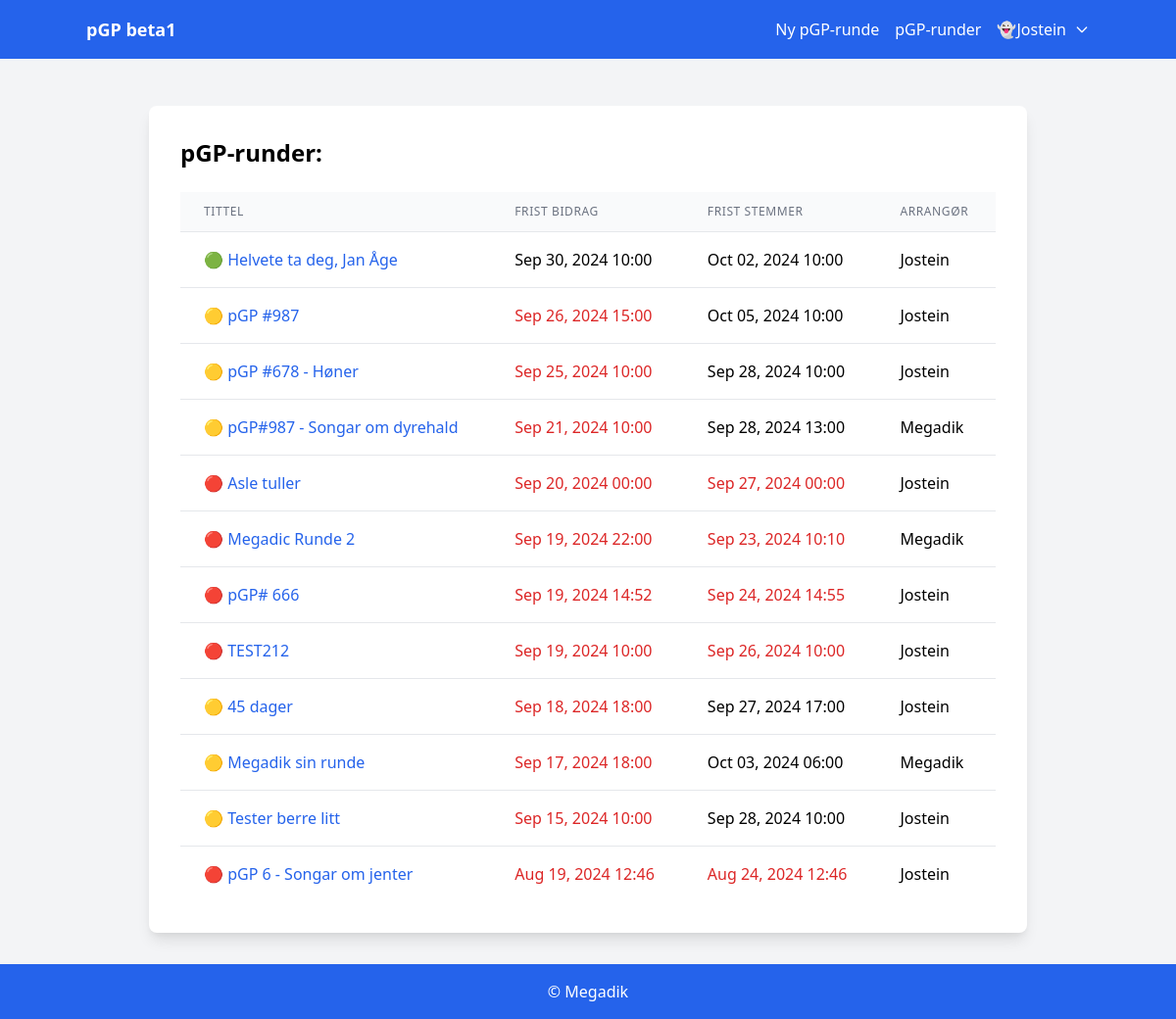
Page /rounds/ (signed in) on the committed database.
### app/models.py (models this page shows, shortened)
class Round(models.Model):
    name = models.CharField(max_length=100)
    description = models.TextField()
    start_date = models.DateTimeField()
    end_date = models.DateTimeField()
    playlist_released = models.BooleanField(default=False)
    organizer = models.ForeignKey(User, on_delete=models.CASCADE)
    playlist_url = models.URLField(blank=True, null=True)
    release_time = models.DateTimeField(null=True, blank=True)
    round_finished = models.BooleanField(default=False)

class Player(models.Model):
    user = models.OneToOneField(User, on_delete=models.CASCADE)
    nickname = models.CharField(max_length=100)

### app/views.py (the view)
# urls.py: path('rounds/', views.round_list, name='round_list'),
@login_required
def round_list(request):
    rounds = Round.objects.all().order_by('-start_date')
    return render(request, 'app/round_list.html', {'rounds': rounds, 'now': timezone.now()})

### app/templates/app/round_list.html (shortened to what this page needs)
{% extends 'base.html' %}
{% block content %}
<div class="max-w-4xl mx-auto bg-white shadow-lg rounded-lg p-8 mt-12">
    <h1 class="text-2xl font-bold mb-6">pGP-runder:</h1>
    <form>
        <div class="overflow-x-auto">
            <table class="min-w-full divide-y divide-gray-200 hidden md:table">
                <thead class="bg-gray-50">
                    <tr>
                        <th class="px-6 py-3 text-left text-xs font-medium text-gray-500 uppercase tracking-wider">Tittel</th>
                        <th class="px-6 py-3 text-left text-xs font-medium text-gray-500 uppercase tracking-wider">Frist bidrag</th>
                        <th class="px-6 py-3 text-left text-xs font-medium text-gray-500 uppercase tracking-wider">Frist stemmer</th>
                        <th class="px-6 py-3 text-left text-xs font-medium text-gray-500 uppercase tracking-wider">Arrangør</th>
                    </tr>
                </thead>
                <tbody class="bg-white divide-y divide-gray-200">
                    {% for round in rounds %}
                        <tr>
                            <td class="px-6 py-4 whitespace-nowrap">
                                <a href="{% url 'round_detail' pk=round.pk %}" class="text-blue-600 hover:underline">
                                    {% if round.start_date > now %}
                                        🟢
                                    {% elif round.start_date <= now and round.end_date > now %}
                                        🟡
                                    {% else %}
                                        🔴
                                    {% endif %}
                                    {{ round.name }}
                                </a>
                            </td>
                            <td class="px-6 py-4 whitespace-nowrap {% if round.start_date < now %}text-red-600{% endif %}">
                                {{ round.start_date|date:"M d, Y H:i" }}
                            </td>
                            <td class="px-6 py-4 whitespace-nowrap {% if round.end_date < now %}text-red-600{% endif %}">
                                {{ round.end_date|date:"M d, Y H:i" }}
                            </td>
                            <td class="px-6 py-4 whitespace-nowrap">
                                {% if round.organizer.player %}
                                    {{ round.organizer.player.nickname }}
                                {% else %}
                                    No nickname
                                {% endif %}
                            </td>
                        </tr>
                    {% empty %}
                        <tr>
                            <td colspan="4" class="px-6 py-4 text-center">No rounds available.</td>
                        </tr>
                    {% endfor %}
                </tbody>
            </table>
        </div>
    </form>
</div>
{% endblock %}

### app/templates/base.html (shortened to what this page needs)
<!DOCTYPE html>
<html lang="en">
  <head>
    <link
      href="https://cdn.jsdelivr.net/npm/tailwindcss@2.2.19/dist/tailwind.min.css"
      rel="stylesheet"
    />
    <link
      rel="stylesheet"
      href="https://cdnjs.cloudflare.com/ajax/libs/font-awesome/6.0.0-beta3/css/all.min.css"
    />
  </head>
  <body class="bg-gray-100">
    <nav class="bg-blue-600 p-4 text-white">
      <div class="container mx-auto flex items-center justify-between">
        <a href="/" class="font-bold text-lg">pGP beta1</a>
        <ul class="flex items-center space-x-4">
          <li>
            <a href="{% url 'create_round' %}" class="hover:underline"
              >Ny pGP-runde</a
            >
          </li>
          <li>
            <a href="{% url 'round_list' %}" class="hover:underline"
              >pGP-runder</a
            >
          </li>
          {% if user.is_authenticated %}
          <li class="relative">
            <button
              id="user-menu"
              class="flex items-center space-x-2 focus:outline-none"
            >
              <span>👻{{ user.username }}</span>
              <svg
                class="w-4 h-4 ml-1"
                fill="none"
                stroke="currentColor"
                viewBox="0 0 24 24"
                xmlns="http://www.w3.org/2000/svg"
              >
                <path
                  stroke-linecap="round"
                  stroke-linejoin="round"
                  stroke-width="2"
                  d="M19 9l-7 7-7-7"
                ></path>
              </svg>
            </button>
          </li>
          {% else %}
          <li>
            <a href="{% url 'login' %}" class="hover:underline">Logg inn</a>
          </li>
          {% endif %}
        </ul>
      </div>
    </nav>
    <div class="container mx-auto my-8">
       {% block content %} {% endblock %}
    </div>
    <footer class="text-center py-4 bg-blue-600 text-white">
      &copy; Megadik
    </footer>
  </body>
</html>

### rows in the picture
Round: name "Helvete ta deg, Jan Åge", start_date "Sep 30, 2024 10:00", end_date "Oct 02, 2024 10:00", organizer.player.nickname "Jostein"
Round: name "pGP #987", start_date "Sep 26, 2024 15:00", end_date "Oct 05, 2024 10:00", organizer.player.nickname "Jostein"
Round: name "pGP #678 - Høner", start_date "Sep 25, 2024 10:00", end_date "Sep 28, 2024 10:00", organizer.player.nickname "Jostein"
Round: name "pGP#987 - Songar om dyrehald", start_date "Sep 21, 2024 10:00", end_date "Sep 28, 2024 13:00", organizer.player.nickname "Megadik"
Round: name "Asle tuller", start_date "Sep 20, 2024 00:00", end_date "Sep 27, 2024 00:00", organizer.player.nickname "Jostein"
Round: name "Megadic Runde 2", start_date "Sep 19, 2024 22:00", end_date "Sep 23, 2024 10:10", organizer.player.nickname "Megadik"
Round: name "pGP# 666", start_date "Sep 19, 2024 14:52", end_date "Sep 24, 2024 14:55", organizer.player.nickname "Jostein"
Round: name "TEST212", start_date "Sep 19, 2024 10:00", end_date "Sep 26, 2024 10:00", organizer.player.nickname "Jostein"
Round: name "45 dager", start_date "Sep 18, 2024 18:00", end_date "Sep 27, 2024 17:00", organizer.player.nickname "Jostein"
Round: name "Megadik sin runde", start_date "Sep 17, 2024 18:00", end_date "Oct 03, 2024 06:00", organizer.player.nickname "Megadik"
Round: name "Tester berre litt", start_date "Sep 15, 2024 10:00", end_date "Sep 28, 2024 10:00", organizer.player.nickname "Jostein"
Round: name "pGP 6 - Songar om jenter", start_date "Aug 19, 2024 12:46", end_date "Aug 24, 2024 12:46", organizer.player.nickname "Jostein"

### other values in the picture
{{ user.username }} "Jostein"
